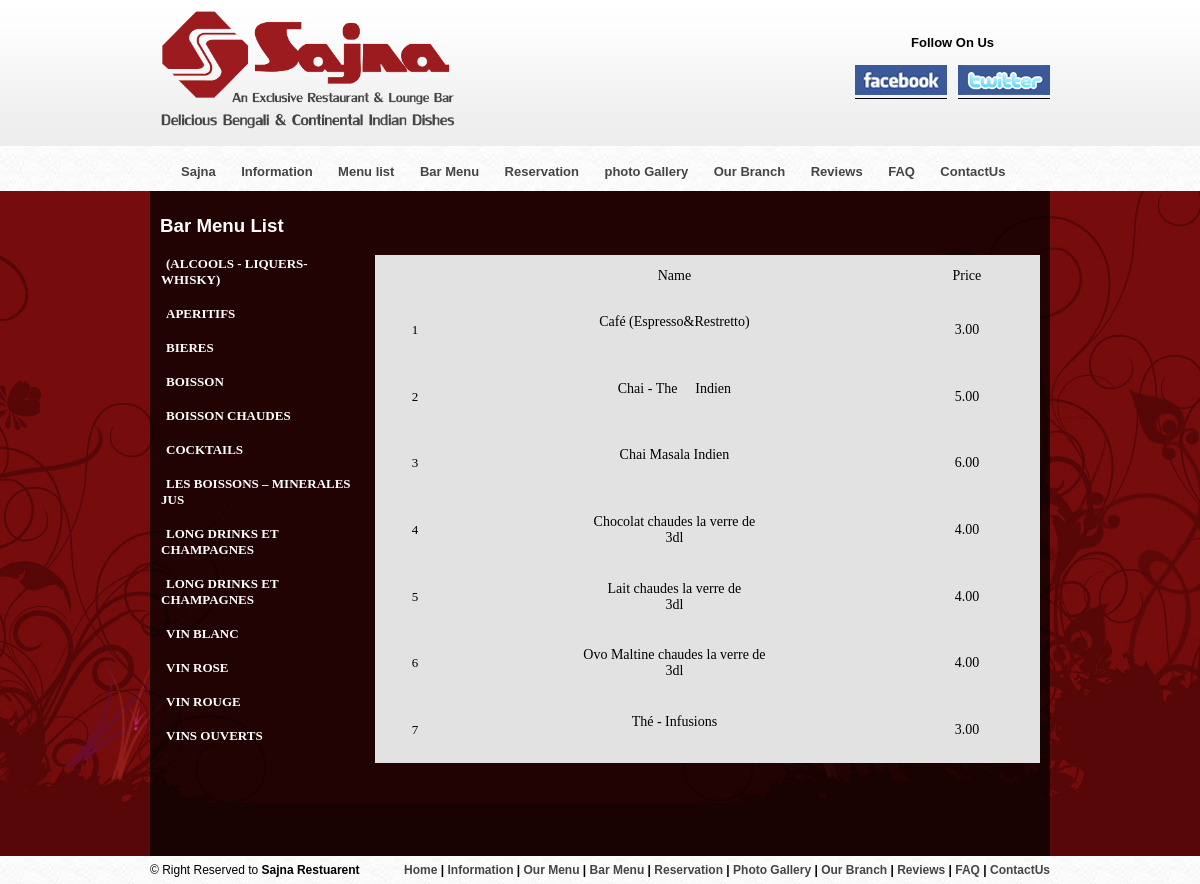
The page /sajna_master/en/barmenulist1.php?cid=4 on the database its author committed.
### tables this page shows
CREATE TABLE IF NOT EXISTS `bm_category` (
  `Id` int(10) NOT NULL AUTO_INCREMENT,
  `Name` varchar(100) NOT NULL,
  `cStatus` int(5) NOT NULL,
  PRIMARY KEY (`Id`)
);

CREATE TABLE IF NOT EXISTS `bm_products` (
  `Id` int(10) NOT NULL AUTO_INCREMENT,
  `Name` varchar(100) NOT NULL,
  `Description` text NOT NULL,
  `Description1` text NOT NULL,
  `Price` decimal(10,2) NOT NULL,
  `bmCatId` int(5) NOT NULL,
  `pStatus` int(5) NOT NULL,
  PRIMARY KEY (`Id`)
);

### sajna_master/en/barmenulist1.php (the view, shortened to what this page needs)
<?php
	include_once("Includes/Top.php");
	$cid = $_GET['cid'];
	$sel = "SELECT * FROM bm_products WHERE bmCatId=$cid AND pStatus=1 ORDER BY Name";
	$result= mysql_query($sel);
?>
<tr class="h">
<td width="80" id="se_no"></td>
    <td width="437" id="se_name">Name</td>
    <td width="139" id="se_price">Price</td>
  </tr>
	<?php
		  $cnt = 1;
	if(mysql_num_rows($result)==0)
	{
	?>
	<tr class="h">
	<td colspan="4" align="center">plz Click to side menu list</td>
	</tr>
	<?php
	}
	else
	{
	while($record=mysql_fetch_assoc($result))
	{
	?>
	<tr class="h">
	<td width="80" id="se_no"><?php echo $cnt;?></td>
	<td id="se_name"><?php echo $record['Name'];?><br/><?php echo $record['Description'];?><br /><?php echo $record['Description1'];?></td>
	<td id="se_price"><?php echo $record['Price'];?></td>
	<?php
	$cnt++;
	}
	}
	?>
	</tr>
	</table>
	</div>
<?php
include_once("Includes/Bottom.php");
?>

### sajna_master/en/Includes/Top.php (shortened to what this page needs)
<html>
<head>
<link rel="stylesheet" type="text/css" href="../css/style.css"/>
</head>
<body>
	<div id="head_main">
		<div id="head_wrap" align="center">
			<div id="logo_main">
		<img src="../images/logo.png"/>
			</div>
			<div id="follows"><b>Follow On Us</b><br/><br/ >
			<a href="#"><img src="../images/fb_icon.jpg"></a>&nbsp;&nbsp;
			<a href="#"><img src="../images/tt	_icon.jpg"></a>
			</div>
		</div>
	</div>
	<div id="btn_wrp">
		<div id="btn_main">
			<ul>
			<li><a href="./index.php">Sajna</a></li>
			<li><a href="./information.php">Information</a></li>
			<li><a href="./menulist.php">Menu list</a></li>
			<li><a href="./barmenu.php">Bar Menu</a></li>
			<li><a href="./reservation.php">Reservation</a></li>
			<li><a href="./photogallery.php">photo Gallery</a></li>
			<li><a href="./ourbranch.php">Our Branch</a></li>
			<li><a href="./reviews.php">Reviews</a></li>
			<li><a href="./faq.php">FAQ</a></li>
			<li><a href="./Contactus.php">ContactUs</a></li>
			</ul>
		</div>
	</div>
	<div id="content_wrap">
		<table width="880" border="0" cellspacing="0">
		 <h3>Bar Menu List</h3>
    <td width="216" rowspan="25" class="men_btn">
	<?php
		$sel_cat = "SELECT * FROM bm_category WHERE cStatus=1 ORDER BY Name";
		$res_cat = mysql_query($sel_cat);
		while($rec = mysql_fetch_assoc($res_cat)){
			echo "<a href='barmenulist1.php?cid=$rec[Id]'>$rec[Name]</a><br/><br/>";
		}
	?>
	</td>

### sajna_master/css/style.css (style rules this page uses)
body { background: #760c0c; background-image: url("../images/background_maroon.jpg"); background-repeat:repeat-x; background-position:right bottom; margin: 0 auto; font-family: arial; }
#head_main { height: 146px; background-image: url("../images/header_wrap.png"); }
#head_wrap { width: 900px; margin: 0 auto; }
#logo_main { padding: 10px; float: left; }
#logo_main img { width: 300px; }
#follows { float: right; padding-top: 35px; font-family: arial; font-size: 13px; }
#follows a { border-bottom: 1px solid black; }
#btn_wrp { background-image: url("../images/button_strp.jpg"); height: 45px; }
#btn_main { width: 900px; margin: 0 auto; }
#btn_main ul { float: left; width: 900px; padding-left: 20px; }
#btn_main ul li { display: inline; }
#btn_main ul li a { text-decoration: none; padding: 12 10 12 11px; text-align: center; font-family: arial; font-size: 13px; font-weight: bold; color:#454545; }
#content_wrap { width: 880px; min-height:650px; margin:0 auto; background: url("../images/con_bg.png"); padding: 5px 10 10 10 ; }
h3 { color: white; }
.men_btn a { text-decoration: none; font-family: verdana; font-size: 13px; font-weight: bold; color: white; padding: 5px; }
#se_no { font-family: verdana; font-size: 13px; }
#se_name { font-family: verdana; font-size: 14px; padding: 5px; }
#se_price { font-family: verdana; font-size: 14px; padding: 5px; }

### sajna_master/en/barmenulist1.php (style rules this page uses)
.h { color:#000; background: #e2e2e2; text-align:center; }

### rows shown on the page
bm_category: Name "(ALCOOLS - LIQUERS- WHISKY)"
bm_category: Name "APERITIFS"
bm_category: Name "BIERES"
bm_category: Name "BOISSON"
bm_category: Name "BOISSON CHAUDES"
bm_category: Name "COCKTAILS"
bm_category: Name "LES BOISSONS – MINERALES JUS"
bm_category: Name "LONG DRINKS ET CHAMPAGNES"
bm_category: Name "LONG DRINKS ET CHAMPAGNES"
bm_category: Name "VIN BLANC"
bm_category: Name "VIN ROSE"
bm_category: Name "VIN ROUGE"
bm_category: Name "VINS OUVERTS"
bm_products: Name "Café (Espresso&Restretto)", Price "3.00"
bm_products: Name "Chai - The ٰ Indien", Price "5.00"
bm_products: Name "Chai Masala Indien", Price "6.00"
bm_products: Name "Chocolat chaudes la verre de", Description "3dl", Price "4.00"
bm_products: Name "Lait chaudes la verre de", Description "3dl", Price "4.00"
bm_products: Name "Ovo Maltine chaudes la verre de", Description "3dl", Price "4.00"
bm_products: Name "Thé - Infusions", Price "3.00"
